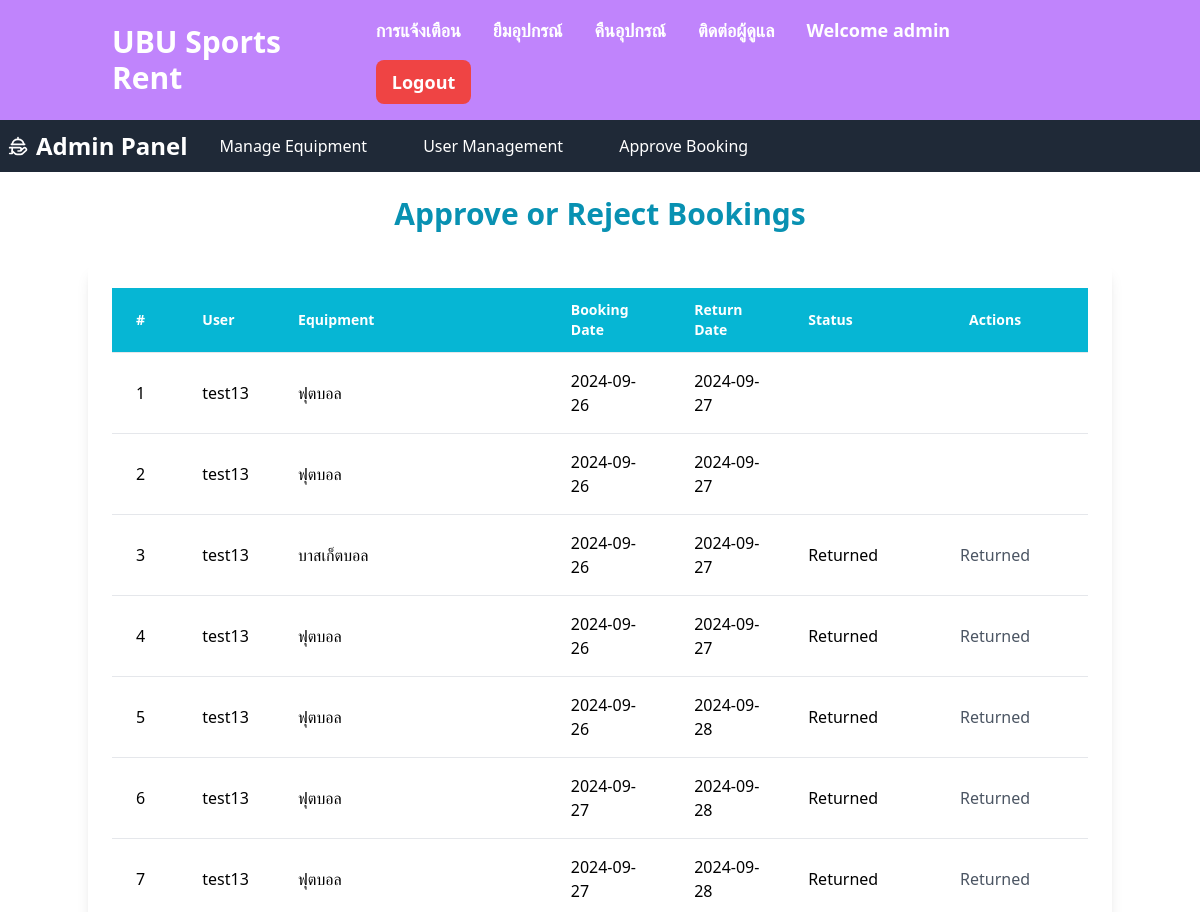
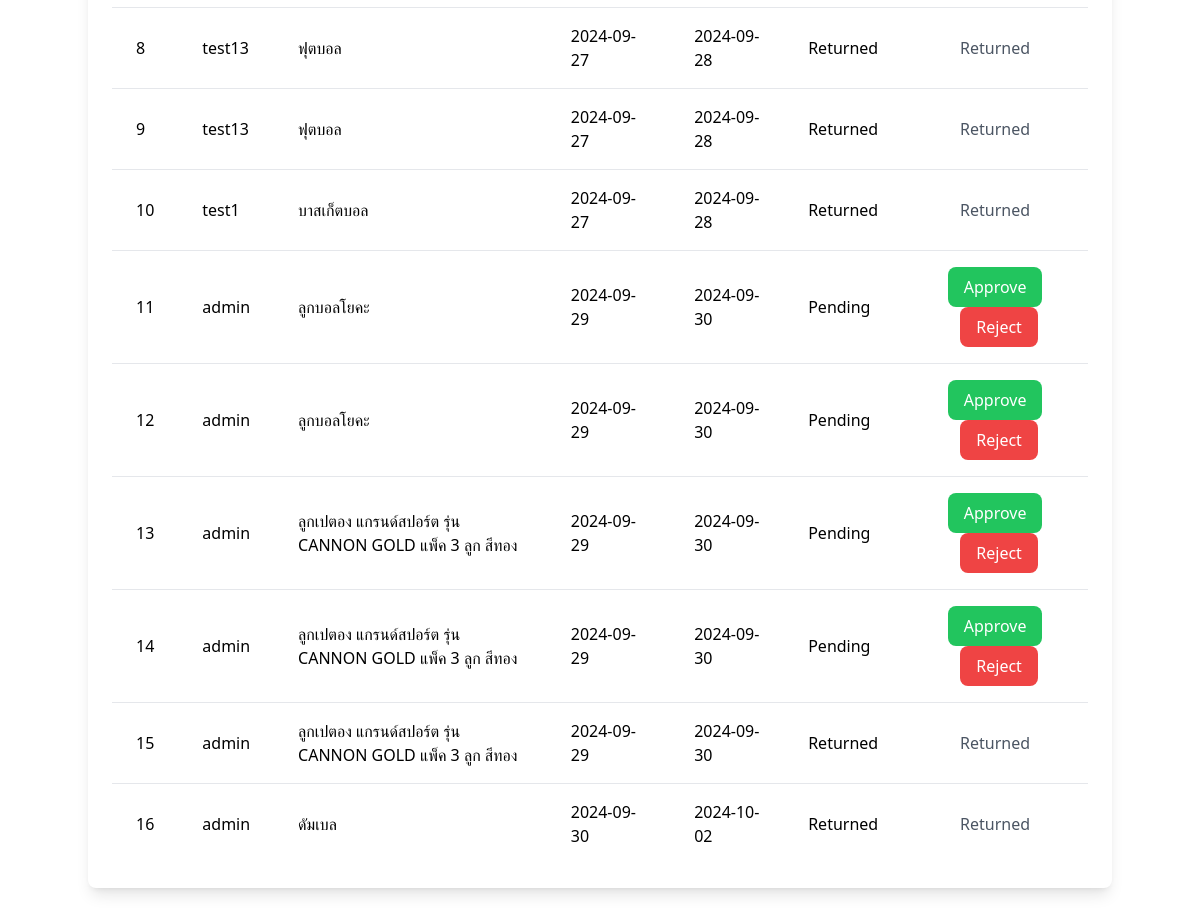
/booking-approval/ (signed in), run on the app's committed database (2 pictures, top to bottom).
### base/models.py (models this page shows, shortened)
class CustomUser(AbstractUser):
    contact_number = models.CharField(max_length= 20 , blank = True)
    role = models.CharField(max_length= 50 )
    created_at = models.DateTimeField(auto_now_add= True)

class Booking(models.Model):
    user = models.ForeignKey(CustomUser , on_delete=models.CASCADE)
    equipment = models.ForeignKey(Equipment , on_delete=models.CASCADE)
    amount = models.PositiveIntegerField()
    status = models.CharField(max_length=20,
                              choices=[
                                  ('Pending', 'Pending'),
                                  ('Approved', 'Approved'),
                                  ('Denied', 'Denied')
                                  ])
    approved_by = models.ForeignKey('Staff',on_delete=models.SET_NULL , null = True , blank = True)
    booking_date = models.DateTimeField()
    return_date = models.DateTimeField()

class Equipment(models.Model):
    name = models.CharField(max_length = 100)
    type = models.CharField(max_length = 50)
    available_amount = models.PositiveIntegerField()
    created_at = models.DateTimeField(auto_now_add= True)
    picture = models.ImageField(upload_to='equipment_pictures/', default='default.jpg')

### base/views.py (the view, shortened to what this page needs)
# urls.py: path('booking-approval/', BookingApprovalView.as_view(), name='booking_approval'),
class BookingApprovalView(UserPassesTestMixin, ListView):
    model = Booking
    template_name = 'booking_approval_list.html'
    context_object_name = 'bookings'
    def test_func(self):
        return self.request.user.is_superuser  # ให้เฉพาะแอดมินเท่านั้นที่สามารถเข้าถึงหน้านี้ได้

### base/templates/booking_approval_list.html (shortened to what this page needs)
{% extends "base.html" %}
{% block main %}
<nav class="navbar bg-purple-400 shadow-lg">
    <div class="container mx-auto flex justify-between items-center px-6">
        <div>
            <a href="{% url 'base:home' %}" class="text-white font-bold text-3xl hover:text-primary-content transition duration-300">UBU Sports Rent</a>
        </div>
        <div>
            <ul class="menu menu-horizontal p-0 text-lg px-1">
                <li>
                    <a href="{% url 'base:notification_list' %}" class="text-white font-semibold hover:bg-gray-700 transition duration-200">การแจ้งเตือน</a>
                </li>
                <li>
                    <a href="{% url 'renting:equipment_list' %}" class="text-white font-semibold hover:bg-gray-700 transition duration-200">ยืมอุปกรณ์</a>
                </li>
                <li>
                    <a href="{% url 'renting:my_rentals' %}" class="text-white font-semibold hover:bg-gray-700 transition duration-200">คืนอุปกรณ์</a>
                </li>
                <li>
                    <a href="{% url 'Chat:chat_rooms' %}" class= "text-white font-semibold hover:bg-gray-700 transition duration-200">ติดต่อผู้ดูแล</a>
                </li>
                <li class="hover:bg-gray-700 transition duration-200 rounded-lg">
                    <a href="{% url 'base:account_dashboard' %}">
                        <span class="text-white font-semibold">Welcome <strong>{{ request.user.username }}</strong></span>
                    </a>
                </li>
                <li>
                    {% if user.is_authenticated %}
                    <form method="POST" action="{% url 'base:logout' %}" style="display: inline;">
                        <button type="submit" class="bg-red-500 text-white font-semibold py-2 px-4 rounded-lg hover:bg-red-600 transition duration-300">
                            Logout
                        </button>
                    </form>
                    {% else %}
                    <a href="{% url 'base:Login' %}" class="bg-green-500 text-white font-semibold py-2 px-4 rounded-lg hover:bg-green-600 transition duration-300">
                        Login
                    </a>
                    {% endif %}
                </li>
            </ul>
        </div>
    </div>
</nav>
<div x-data="{ isSuperUser: {{ request.user.is_superuser|yesno:'true,false' }} }">
    <div x-show="isSuperUser" class="bg-gray-800 text-white py-1 px-2 flex items-center space-x-4">
        <div class="flex items-center space-x-2">
            <span class="text-2xl font-extrabold">Admin Panel</span>
        </div>
        <nav class="flex space-x-6">
            <a href="{% url 'Manageq:View' %}" class="py-2.5 px-4 rounded transition duration-200 hover:bg-gray-700 hover:text-white">Manage Equipment</a>
            <a href="{% url 'base:user_list' %}" class="py-2.5 px-4 rounded transition duration-200 hover:bg-gray-700 hover:text-white">User Management</a>
            <a href="{% url 'base:booking_approval'%}" class="py-2.5 px-4 rounded transition duration-200 hover:bg-gray-700 hover:text-white">Approve Booking</a>
        </nav>
    </div>
</div>
<div class="container mx-auto py-6">
    <h1 class="text-3xl font-bold mb-8 text-center text-cyan-600">Approve or Reject Bookings</h1>
    <div class="overflow-x-auto bg-white shadow-lg rounded-lg p-6">
        <table class="min-w-full divide-y divide-gray-200">
            <thead>
                <tr class="bg-cyan-500 text-white">
                    <th class="px-6 py-3 text-left text-sm font-semibold">#</th>
                    <th class="px-6 py-3 text-left text-sm font-semibold">User</th>
                    <th class="px-6 py-3 text-left text-sm font-semibold">Equipment</th>
                    <th class="px-6 py-3 text-left text-sm font-semibold">Booking Date</th>
                    <th class="px-6 py-3 text-left text-sm font-semibold">Return Date</th>
                    <th class="px-6 py-3 text-left text-sm font-semibold">Status</th>
                    <th class="px-6 py-3 text-center text-sm font-semibold">Actions</th>
                </tr>
            </thead>
            <tbody class="bg-white divide-y divide-gray-200">
                {% for booking in bookings %}
                <tr class="hover:bg-gray-100">
                    <td class="px-6 py-4">{{ forloop.counter }}</td>
                    <td class="px-6 py-4">{{ booking.user.username }}</td>
                    <td class="px-6 py-4">{{ booking.equipment.name }}</td>
                    <td class="px-6 py-4">{{ booking.booking_date|date:"Y-m-d" }}</td>
                    <td class="px-6 py-4">{{ booking.return_date|date:"Y-m-d" }}</td>
                    <td class="px-6 py-4">{{ booking.get_status_display }}</td>
                    <td class="px-6 py-4 text-center">
                        {% if booking.status == 'Pending' %}
                        <form method="post" action="{% url 'base:booking_approval' %}" class="inline-block">
                            <button type="submit" name="action" value="approve" class="bg-green-500 text-white py-2 px-4 rounded-lg hover:bg-green-600 transition">
                                Approve
                            </button>
                            <button type="submit" name="action" value="reject" class="bg-red-500 text-white py-2 px-4 rounded-lg hover:bg-red-600 transition ml-2">
                                Reject
                            </button>
                        </form>
                        {% else %}
                        <p class="text-gray-600">{{ booking.get_status_display }}</p>
                        {% endif %}
                    </td>
                </tr>
                {% endfor %}
            </tbody>
        </table>
    </div>
</div>
{% endblock %}

### data on the page
CustomUser: user.username "admin"
Booking: user.username "test13", equipment.name "ฟุตบอล", booking_date "2024-09-26", return_date "2024-09-27"
Booking: user.username "test13", equipment.name "ฟุตบอล", booking_date "2024-09-26", return_date "2024-09-27"
Booking: user.username "test13", equipment.name "บาสเก็ตบอล", booking_date "2024-09-26", return_date "2024-09-27", status "Returned"
Booking: user.username "test13", equipment.name "ฟุตบอล", booking_date "2024-09-26", return_date "2024-09-27", status "Returned"
Booking: user.username "test13", equipment.name "ฟุตบอล", booking_date "2024-09-26", return_date "2024-09-28", status "Returned"
Booking: user.username "test13", equipment.name "ฟุตบอล", booking_date "2024-09-27", return_date "2024-09-28", status "Returned"
Booking: user.username "test13", equipment.name "ฟุตบอล", booking_date "2024-09-27", return_date "2024-09-28", status "Returned"
Booking: user.username "test13", equipment.name "ฟุตบอล", booking_date "2024-09-27", return_date "2024-09-28", status "Returned"
Booking: user.username "test13", equipment.name "ฟุตบอล", booking_date "2024-09-27", return_date "2024-09-28", status "Returned"
Booking: user.username "test1", equipment.name "บาสเก็ตบอล", booking_date "2024-09-27", return_date "2024-09-28", status "Returned"
Booking: user.username "admin", equipment.name "ลูกบอลโยคะ", booking_date "2024-09-29", return_date "2024-09-30", status "Pending"
Booking: user.username "admin", equipment.name "ลูกบอลโยคะ", booking_date "2024-09-29", return_date "2024-09-30", status "Pending"
Booking: user.username "admin", equipment.name "ลูกเปตอง แกรนด์สปอร์ต รุ่น CANNON GOLD แพ็ค 3 ลูก สีทอง", booking_date "2024-09-29", return_date "2024-09-30", status "Pending"
Booking: user.username "admin", equipment.name "ลูกเปตอง แกรนด์สปอร์ต รุ่น CANNON GOLD แพ็ค 3 ลูก สีทอง", booking_date "2024-09-29", return_date "2024-09-30", status "Pending"
Booking: user.username "admin", equipment.name "ลูกเปตอง แกรนด์สปอร์ต รุ่น CANNON GOLD แพ็ค 3 ลูก สีทอง", booking_date "2024-09-29", return_date "2024-09-30", status "Returned"
Booking: user.username "admin", equipment.name "ดัมเบล", booking_date "2024-09-30", return_date "2024-10-02", status "Returned"
